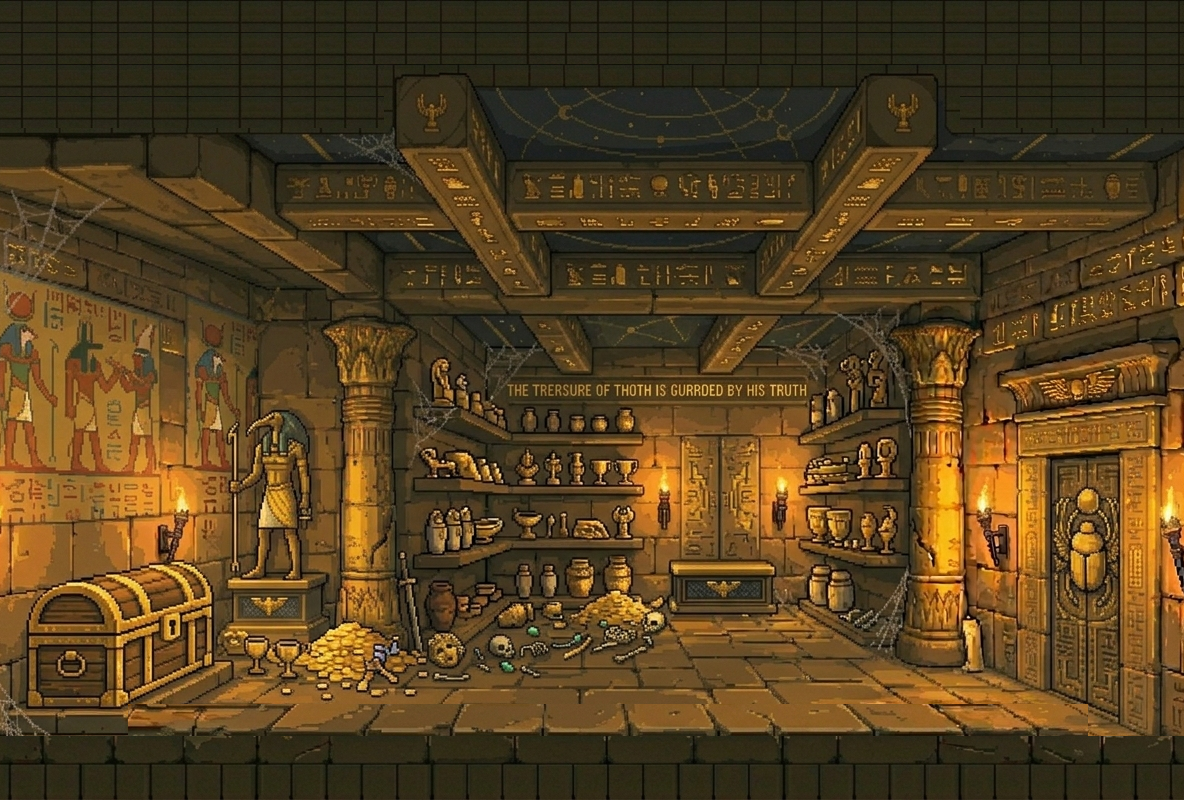

This game map was drawn from its Tiled (.tmx) file and the tilesets committed beside it. A one-line description and the full map source follow:
An orthogonal 37x25 tile map with 32x32 px tiles, 1 tile layer (Livello tile 1), 2 tilesets and 5 objects (3x solid, finish, start).

<map version="1.10" tiledversion="1.11.2" orientation="orthogonal" renderorder="right-down" width="37" height="25" tilewidth="32" tileheight="32" infinite="0" nextlayerid="4" nextobjectid="10">
 <properties>
  <property name="dimensionePersonaggio" type="float" value="204.8" />
  <property name="uscita" value="tesoro" />
  <property name="titolo" value="La stanza del tesoro" />
 </properties>
 <tileset firstgid="1" source="StanzaTesoro.tsx" />
 <tileset firstgid="1057" source="StanzaIngresso.tsx" />
 <layer id="1" name="Livello tile 1" width="37" height="25">
  <data encoding="csv">
4,5,6,4,5,6,7,8,9,10,11,12,4,5,6,7,8,9,4,5,6,7,4,5,6,4,5,6,7,8,9,10,11,12,8,9,10,
4,5,6,4,5,6,7,8,9,10,11,4,4,5,6,7,8,4,4,5,6,7,4,5,6,4,5,6,7,8,9,10,11,12,8,9,10,
4,5,6,4,5,6,7,8,9,10,11,12,17,18,19,20,21,22,23,24,25,26,27,28,29,30,31,32,33,34,4,5,6,7,8,9,10,
4,5,6,4,5,6,7,8,9,10,11,12,61,62,63,64,65,66,67,68,69,70,71,72,73,74,75,76,77,78,4,5,6,7,8,9,10,
93,94,95,96,97,98,99,100,101,102,103,104,105,106,107,108,109,110,111,112,113,114,115,116,117,118,119,120,121,122,123,124,125,126,127,128,129,
137,138,139,140,141,142,143,144,145,146,147,148,149,150,151,152,153,154,155,156,157,158,159,160,161,162,163,164,165,166,167,168,169,170,171,172,173,
181,182,183,184,185,186,187,188,189,190,191,192,193,194,195,196,197,198,199,200,201,202,203,204,205,206,207,208,209,210,211,212,213,214,215,216,217,
225,226,227,228,229,230,231,232,233,234,235,236,237,238,239,240,241,242,243,244,245,246,247,248,249,250,251,252,253,254,255,256,257,258,259,260,261,
269,270,271,272,273,274,275,276,277,278,279,280,281,282,283,284,285,286,287,288,289,290,291,292,293,294,295,296,297,298,299,300,301,302,303,304,305,
313,314,315,316,317,318,319,320,321,322,323,324,325,326,327,328,329,330,331,332,333,334,335,336,337,338,339,340,341,342,343,344,345,346,347,348,349,
357,358,359,360,361,362,363,364,365,366,367,368,369,370,371,372,373,374,375,376,377,378,379,380,381,382,383,384,385,386,387,388,389,390,391,392,393,
401,402,403,404,405,406,407,408,409,410,411,412,413,414,415,416,417,418,419,420,421,422,423,424,425,426,427,428,429,430,431,432,433,434,435,436,437,
445,446,447,448,449,450,451,452,453,454,455,456,457,458,459,460,461,462,463,464,465,466,467,468,469,470,471,472,473,474,475,476,477,478,479,480,481,
489,490,491,492,493,494,495,496,497,498,499,500,501,502,503,504,505,506,507,508,509,510,511,512,513,514,515,516,517,518,519,520,521,522,523,524,525,
533,534,535,536,537,538,539,540,541,542,543,544,545,546,547,548,549,550,551,552,553,554,555,556,557,558,559,560,561,562,563,564,565,566,567,568,569,
577,578,579,580,581,582,583,584,585,586,587,588,589,590,591,592,593,594,595,596,597,598,599,600,601,602,603,604,605,606,607,608,609,610,611,612,613,
621,622,623,624,625,626,627,628,629,630,631,632,633,634,635,636,637,638,639,640,641,642,643,644,645,646,647,648,649,650,651,652,653,654,655,656,657,
665,666,667,668,669,670,671,672,673,674,675,676,677,678,679,680,681,682,683,684,685,686,687,688,689,690,691,692,693,694,695,696,697,698,699,700,701,
709,710,711,712,713,714,715,716,717,718,719,720,721,722,723,724,725,726,727,728,729,730,731,732,733,734,735,736,737,738,739,740,741,742,743,744,745,
753,754,755,756,757,758,759,760,761,762,763,764,765,766,767,768,769,770,771,772,773,774,775,776,777,778,779,780,781,782,783,784,785,786,787,788,789,
797,798,799,800,801,802,803,804,805,806,807,808,809,810,811,812,813,814,815,816,817,818,819,820,821,822,823,824,825,826,827,828,829,830,831,832,833,
841,842,843,844,845,846,847,848,849,850,851,852,853,854,855,856,857,858,859,860,861,862,863,864,865,866,867,868,869,870,871,872,873,874,875,876,877,
885,886,887,888,934,935,936,937,938,939,940,941,942,943,944,945,946,947,948,949,950,951,952,953,954,955,956,957,958,959,960,961,962,963,919,920,921,
972,973,974,975,976,977,978,979,980,981,982,983,984,985,986,987,988,989,990,991,992,993,994,995,996,997,998,999,1000,1001,1002,1003,1004,1005,1006,1007,1008,
1016,1017,1018,1019,1020,1021,1022,1023,1024,1025,1026,1027,1028,1029,1030,1031,1032,1033,1034,1035,1036,1037,1038,1039,1040,1041,1042,1043,1044,1045,1046,1047,1048,1049,1050,1051,1052
</data>
 </layer>
 <objectgroup id="2" name="pavimento">
  <object id="1" name="solid" x="1" y="717" width="1182.83" height="83" />
 </objectgroup>
 <objectgroup id="3" name="bordo">
  <object id="5" name="solid" x="1161" y="0.5" width="22" height="717.5" />
  <object id="6" name="solid" x="-0.5" y="0.5" width="22" height="717" />
  <object id="7" name="finish" x="31" y="705">
   <polygon points="0,0 88,-2 184,-40 186,-114 159,-148 133,-146 14,-116 -8,-84" />
  </object>
  <object id="9" name="start" x="1056" y="448" width="64" height="256" />
 </objectgroup>
</map>
